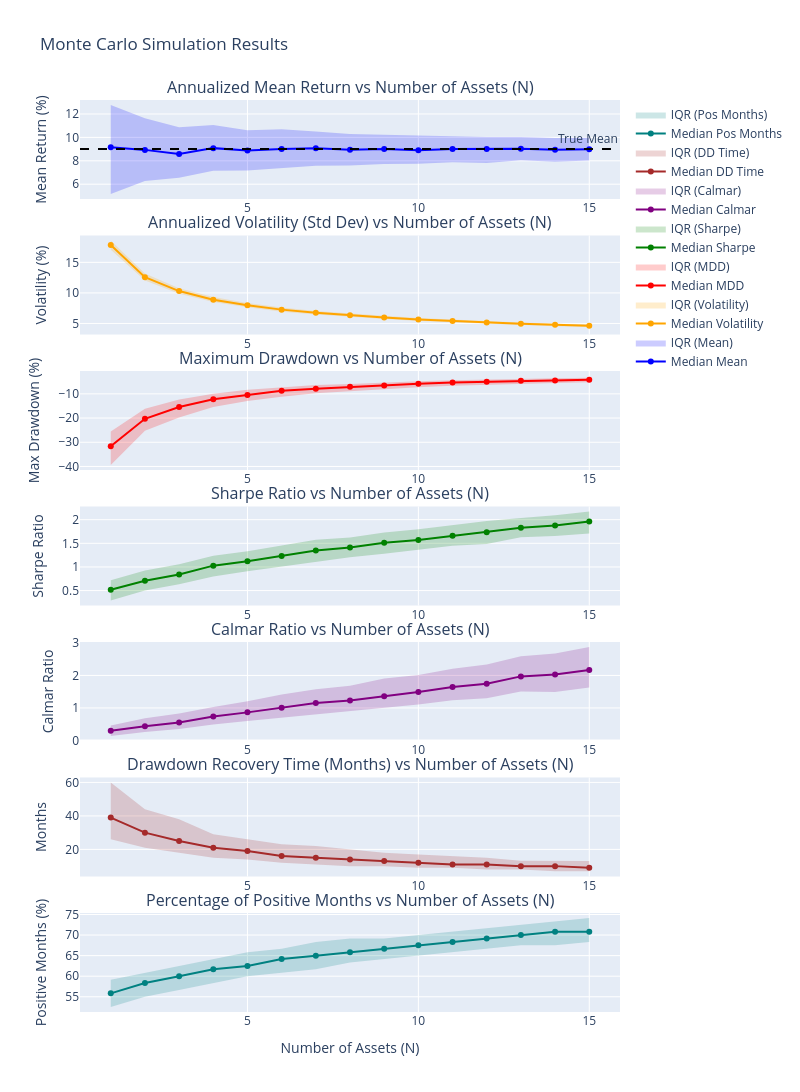

Write notebook code for a chart like this one.
### Code cell
# Create subplots
fig = make_subplots(rows=7, cols=1, 
                    subplot_titles=('Annualized Mean Return vs Number of Assets (N)',
                                    'Annualized Volatility (Std Dev) vs Number of Assets (N)',
                                    'Maximum Drawdown vs Number of Assets (N)',
                                    'Sharpe Ratio vs Number of Assets (N)',
                                    'Calmar Ratio vs Number of Assets (N)',
                                    'Drawdown Recovery Time (Months) vs Number of Assets (N)',
                                    'Percentage of Positive Months vs Number of Assets (N)'),
                    vertical_spacing=0.04)

# 1. Mean Return
fig.add_trace(go.Scatter(x=results['N'], y=results['mean_p50'], mode='lines+markers', name='Median Mean', line=dict(color='blue'), hovertemplate='N: %{x}<br>Mean: %{y:.4f}<extra></extra>'), row=1, col=1)
fig.add_trace(go.Scatter(x=results['N'], y=results['mean_p75'], mode='lines', line=dict(width=0), showlegend=False, hoverinfo='skip'), row=1, col=1)
fig.add_trace(go.Scatter(x=results['N'], y=results['mean_p25'], mode='lines', fill='tonexty', fillcolor='rgba(0,0,255,0.2)', line=dict(width=0), name='IQR (Mean)', hovertemplate='N: %{x}<br>25th-75th IQR<extra></extra>'), row=1, col=1)
fig.add_hline(y=annual_mean*100, line_dash="dash", line_color="black", annotation_text="True Mean", row=1, col=1)

# 2. Volatility
fig.add_trace(go.Scatter(x=results['N'], y=results['std_p50'], mode='lines+markers', name='Median Volatility', line=dict(color='orange'), hovertemplate='N: %{x}<br>Vol: %{y:.4f}<extra></extra>'), row=2, col=1)
fig.add_trace(go.Scatter(x=results['N'], y=results['std_p75'], mode='lines', line=dict(width=0), showlegend=False, hoverinfo='skip'), row=2, col=1)
fig.add_trace(go.Scatter(x=results['N'], y=results['std_p25'], mode='lines', fill='tonexty', fillcolor='rgba(255,165,0,0.2)', line=dict(width=0), name='IQR (Volatility)', hovertemplate='N: %{x}<br>25th-75th IQR<extra></extra>'), row=2, col=1)

# 3. Maximum Drawdown
fig.add_trace(go.Scatter(x=results['N'], y=results['mdd_p50'], mode='lines+markers', name='Median MDD', line=dict(color='red'), hovertemplate='N: %{x}<br>MDD: %{y:.4f}<extra></extra>'), row=3, col=1)
fig.add_trace(go.Scatter(x=results['N'], y=results['mdd_p75'], mode='lines', line=dict(width=0), showlegend=False, hoverinfo='skip'), row=3, col=1)
fig.add_trace(go.Scatter(x=results['N'], y=results['mdd_p25'], mode='lines', fill='tonexty', fillcolor='rgba(255,0,0,0.2)', line=dict(width=0), name='IQR (MDD)', hovertemplate='N: %{x}<br>25th-75th IQR<extra></extra>'), row=3, col=1)

# 4. Sharpe Ratio
fig.add_trace(go.Scatter(x=results['N'], y=results['sharpe_p50'], mode='lines+markers', name='Median Sharpe', line=dict(color='green'), hovertemplate='N: %{x}<br>Sharpe: %{y:.4f}<extra></extra>'), row=4, col=1)
fig.add_trace(go.Scatter(x=results['N'], y=results['sharpe_p75'], mode='lines', line=dict(width=0), showlegend=False, hoverinfo='skip'), row=4, col=1)
fig.add_trace(go.Scatter(x=results['N'], y=results['sharpe_p25'], mode='lines', fill='tonexty', fillcolor='rgba(0,128,0,0.2)', line=dict(width=0), name='IQR (Sharpe)', hovertemplate='N: %{x}<br>25th-75th IQR<extra></extra>'), row=4, col=1)

# 5. Calmar Ratio
fig.add_trace(go.Scatter(x=results['N'], y=results['calmar_p50'], mode='lines+markers', name='Median Calmar', line=dict(color='purple'), hovertemplate='N: %{x}<br>Calmar: %{y:.4f}<extra></extra>'), row=5, col=1)
fig.add_trace(go.Scatter(x=results['N'], y=results['calmar_p75'], mode='lines', line=dict(width=0), showlegend=False, hoverinfo='skip'), row=5, col=1)
fig.add_trace(go.Scatter(x=results['N'], y=results['calmar_p25'], mode='lines', fill='tonexty', fillcolor='rgba(128,0,128,0.2)', line=dict(width=0), name='IQR (Calmar)', hovertemplate='N: %{x}<br>25th-75th IQR<extra></extra>'), row=5, col=1)

# 6. Drawdown Recovery Time
fig.add_trace(go.Scatter(x=results['N'], y=results['dd_time_p50'], mode='lines+markers', name='Median DD Time', line=dict(color='brown'), hovertemplate='N: %{x}<br>DD Time: %{y:.4f}<extra></extra>'), row=6, col=1)
fig.add_trace(go.Scatter(x=results['N'], y=results['dd_time_p75'], mode='lines', line=dict(width=0), showlegend=False, hoverinfo='skip'), row=6, col=1)
fig.add_trace(go.Scatter(x=results['N'], y=results['dd_time_p25'], mode='lines', fill='tonexty', fillcolor='rgba(165,42,42,0.2)', line=dict(width=0), name='IQR (DD Time)', hovertemplate='N: %{x}<br>25th-75th IQR<extra></extra>'), row=6, col=1)


# 7. Percentage of Positive Months
fig.add_trace(go.Scatter(x=results['N'], y=results['pos_months_p50'], mode='lines+markers', name='Median Pos Months', line=dict(color='teal'), hovertemplate='N: %{x}<br>Pos Months: %{y:.2f}%<extra></extra>'), row=7, col=1)
fig.add_trace(go.Scatter(x=results['N'], y=results['pos_months_p75'], mode='lines', line=dict(width=0), showlegend=False, hoverinfo='skip'), row=7, col=1)
fig.add_trace(go.Scatter(x=results['N'], y=results['pos_months_p25'], mode='lines', fill='tonexty', fillcolor='rgba(0,128,128,0.2)', line=dict(width=0), name='IQR (Pos Months)', hovertemplate='N: %{x}<br>25th-75th IQR<extra></extra>'), row=7, col=1)

# Update layout
fig.update_layout(height=2300, width=800, title_text="Monte Carlo Simulation Results", showlegend=True, hovermode='x unified')
fig.update_xaxes(title_text="Number of Assets (N)", row=7, col=1)

# Set common labels
fig.update_yaxes(title_text="Mean Return (%)", row=1, col=1)
fig.update_yaxes(title_text="Volatility (%)", row=2, col=1)
fig.update_yaxes(title_text="Max Drawdown (%)", row=3, col=1)
fig.update_yaxes(title_text="Sharpe Ratio", row=4, col=1)
fig.update_yaxes(title_text="Calmar Ratio", row=5, col=1)
fig.update_yaxes(title_text="Months", row=6, col=1)
fig.update_yaxes(title_text="Positive Months (%)", row=7, col=1)

fig.show()

# Add standard matplotlib plots for Sharpe and Calmar Ratios
plt.figure(figsize=(14, 5))

# Sharpe Ratio Plot
plt.subplot(1, 2, 1)
plt.plot(results['N'], results['sharpe_p50'], 'g-o', label='Median Sharpe')
plt.fill_between(results['N'], results['sharpe_p25'], results['sharpe_p75'], color='green', alpha=0.2, label='IQR')
plt.title('Sharpe Ratio vs Number of Assets (N)')
plt.xlabel('Number of Assets (N)')
plt.ylabel('Sharpe Ratio')
plt.legend()
plt.grid(True, linestyle='--', alpha=0.7)

# Calmar Ratio Plot
plt.subplot(1, 2, 2)
plt.plot(results['N'], results['calmar_p50'], 'm-o', label='Median Calmar')
plt.fill_between(results['N'], results['calmar_p25'], results['calmar_p75'], color='purple', alpha=0.2, label='IQR')
plt.title('Calmar Ratio vs Number of Assets (N)')
plt.xlabel('Number of Assets (N)')
plt.ylabel('Calmar Ratio')
plt.legend()
plt.grid(True, linestyle='--', alpha=0.7)

plt.tight_layout()
plt.show()

### Figure 1 — Plotly figure (JSON) as saved in the notebook; plotly's stock layout.template omitted (floating-point values rounded to 4 significant figures)
{"data": [{"hovertemplate": "N: %{x}<br>Mean: %{y:.4f}<extra></extra>", "line": {"color": "blue"}, "mode": "lines+markers", "name": "Median Mean", "type": "scatter", "x": [1, 2, 3, 4, 5, 6, 7, 8, 9, 10, 11, 12, 13, 14, 15], "xaxis": "x", "y": [9.167, 8.932, 8.585, 9.082, 8.874, 9.017, 9.064, 8.95, 9.016, 8.894, 9.002, 9.011, 9.02, 8.934, 8.995], "yaxis": "y"}, {"hoverinfo": "skip", "line": {"width": 0}, "mode": "lines", "showlegend": false, "type": "scatter", "x": [1, 2, 3, 4, 5, 6, 7, 8, 9, 10, 11, 12, 13, 14, 15], "xaxis": "x", "y": [12.77, 11.64, 10.88, 11.05, 10.61, 10.7, 10.49, 10.29, 10.22, 10.16, 10.11, 10.02, 10.03, 9.94, 9.97], "yaxis": "y"}, {"fill": "tonexty", "fillcolor": "rgba(0,0,255,0.2)", "hovertemplate": "N: %{x}<br>25th-75th IQR<extra></extra>", "line": {"width": 0}, "mode": "lines", "name": "IQR (Mean)", "type": "scatter", "x": [1, 2, 3, 4, 5, 6, 7, 8, 9, 10, 11, 12, 13, 14, 15], "xaxis": "x", "y": [5.155, 6.266, 6.55, 7.159, 7.174, 7.36, 7.579, 7.604, 7.719, 7.756, 7.884, 7.816, 8.049, 7.909, 8.022], "yaxis": "y"}, {"hovertemplate": "N: %{x}<br>Vol: %{y:.4f}<extra></extra>", "line": {"color": "orange"}, "mode": "lines+markers", "name": "Median Volatility", "type": "scatter", "x": [1, 2, 3, 4, 5, 6, 7, 8, 9, 10, 11, 12, 13, 14, 15], "xaxis": "x2", "y": [17.83, 12.57, 10.3, 8.884, 7.985, 7.264, 6.769, 6.341, 5.977, 5.664, 5.395, 5.163, 4.952, 4.775, 4.616], "yaxis": "y2"}, {"hoverinfo": "skip", "line": {"width": 0}, "mode": "lines", "showlegend": false, "type": "scatter", "x": [1, 2, 3, 4, 5, 6, 7, 8, 9, 10, 11, 12, 13, 14, 15], "xaxis": "x2", "y": [18.58, 13.17, 10.76, 9.312, 8.339, 7.616, 7.059, 6.618, 6.243, 5.904, 5.622, 5.388, 5.164, 4.971, 4.819], "yaxis": "y2"}, {"fill": "tonexty", "fillcolor": "rgba(255,165,0,0.2)", "hovertemplate": "N: %{x}<br>25th-75th IQR<extra></extra>", "line": {"width": 0}, "mode": "lines", "name": "IQR (Volatility)", "type": "scatter", "x": [1, 2, 3, 4, 5, 6, 7, 8, 9, 10, 11, 12, 13, 14, 15], "xaxis": "x2", "y": [17.07, 12.03, 9.857, 8.498, 7.638, 6.932, 6.458, 6.052, 5.714, 5.4, 5.172, 4.928, 4.761, 4.564, 4.416], "yaxis": "y2"}, {"hovertemplate": "N: %{x}<br>MDD: %{y:.4f}<extra></extra>", "line": {"color": "red"}, "mode": "lines+markers", "name": "Median MDD", "type": "scatter", "x": [1, 2, 3, 4, 5, 6, 7, 8, 9, 10, 11, 12, 13, 14, 15], "xaxis": "x3", "y": [-31.64, -20.32, -15.44, -12.2, -10.5, -8.734, -7.843, -7.085, -6.537, -5.856, -5.35, -5.007, -4.595, -4.427, -4.143], "yaxis": "y3"}, {"hoverinfo": "skip", "line": {"width": 0}, "mode": "lines", "showlegend": false, "type": "scatter", "x": [1, 2, 3, 4, 5, 6, 7, 8, 9, 10, 11, 12, 13, 14, 15], "xaxis": "x3", "y": [-25.51, -16.14, -12.34, -9.958, -8.292, -7.184, -6.336, -5.888, -5.226, -4.748, -4.419, -4.063, -3.75, -3.563, -3.334], "yaxis": "y3"}, {"fill": "tonexty", "fillcolor": "rgba(255,0,0,0.2)", "hovertemplate": "N: %{x}<br>25th-75th IQR<extra></extra>", "line": {"width": 0}, "mode": "lines", "name": "IQR (MDD)", "type": "scatter", "x": [1, 2, 3, 4, 5, 6, 7, 8, 9, 10, 11, 12, 13, 14, 15], "xaxis": "x3", "y": [-39.42, -25.27, -19.82, -15.47, -12.97, -11.14, -9.797, -8.91, -8.001, -7.267, -6.635, -6.243, -5.626, -5.483, -5.176], "yaxis": "y3"}, {"hovertemplate": "N: %{x}<br>Sharpe: %{y:.4f}<extra></extra>", "line": {"color": "green"}, "mode": "lines+markers", "name": "Median Sharpe", "type": "scatter", "x": [1, 2, 3, 4, 5, 6, 7, 8, 9, 10, 11, 12, 13, 14, 15], "xaxis": "x4", "y": [0.5172, 0.707, 0.8387, 1.028, 1.122, 1.23, 1.346, 1.41, 1.514, 1.571, 1.658, 1.735, 1.828, 1.875, 1.964], "yaxis": "y4"}, {"hoverinfo": "skip", "line": {"width": 0}, "mode": "lines", "showlegend": false, "type": "scatter", "x": [1, 2, 3, 4, 5, 6, 7, 8, 9, 10, 11, 12, 13, 14, 15], "xaxis": "x4", "y": [0.7167, 0.9237, 1.055, 1.235, 1.33, 1.46, 1.576, 1.622, 1.73, 1.798, 1.89, 1.972, 2.036, 2.092, 2.174], "yaxis": "y4"}, {"fill": "tonexty", "fillcolor": "rgba(0,128,0,0.2)", "hovertemplate": "N: %{x}<br>25th-75th IQR<extra></extra>", "line": {"width": 0}, "mode": "lines", "name": "IQR (Sharpe)", "type": "scatter", "x": [1, 2, 3, 4, 5, 6, 7, 8, 9, 10, 11, 12, 13, 14, 15], "xaxis": "x4", "y": [0.2891, 0.5036, 0.6359, 0.8, 0.9089, 1.007, 1.108, 1.203, 1.28, 1.371, 1.449, 1.488, 1.627, 1.657, 1.707], "yaxis": "y4"}, {"hovertemplate": "N: %{x}<br>Calmar: %{y:.4f}<extra></extra>", "line": {"color": "purple"}, "mode": "lines+markers", "name": "Median Calmar", "type": "scatter", "x": [1, 2, 3, 4, 5, 6, 7, 8, 9, 10, 11, 12, 13, 14, 15], "xaxis": "x5", "y": [0.298, 0.439, 0.5504, 0.7355, 0.8647, 1.008, 1.149, 1.227, 1.357, 1.492, 1.642, 1.747, 1.971, 2.028, 2.166], "yaxis": "y5"}, {"hoverinfo": "skip", "line": {"width": 0}, "mode": "lines", "showlegend": false, "type": "scatter", "x": [1, 2, 3, 4, 5, 6, 7, 8, 9, 10, 11, 12, 13, 14, 15], "xaxis": "x5", "y": [0.4627, 0.6806, 0.8273, 1.033, 1.205, 1.416, 1.576, 1.685, 1.907, 2.015, 2.208, 2.337, 2.592, 2.675, 2.876], "yaxis": "y5"}, {"fill": "tonexty", "fillcolor": "rgba(128,0,128,0.2)", "hovertemplate": "N: %{x}<br>25th-75th IQR<extra></extra>", "line": {"width": 0}, "mode": "lines", "name": "IQR (Calmar)", "type": "scatter", "x": [1, 2, 3, 4, 5, 6, 7, 8, 9, 10, 11, 12, 13, 14, 15], "xaxis": "x5", "y": [0.1363, 0.2608, 0.3548, 0.4937, 0.599, 0.7024, 0.7985, 0.8987, 1.01, 1.11, 1.24, 1.3, 1.504, 1.489, 1.627], "yaxis": "y5"}, {"hovertemplate": "N: %{x}<br>DD Time: %{y:.4f}<extra></extra>", "line": {"color": "brown"}, "mode": "lines+markers", "name": "Median DD Time", "type": "scatter", "x": [1, 2, 3, 4, 5, 6, 7, 8, 9, 10, 11, 12, 13, 14, 15], "xaxis": "x6", "y": [39, 30, 25, 21, 19, 16, 15, 14, 13, 12, 11, 11, 10, 10, 9], "yaxis": "y6"}, {"hoverinfo": "skip", "line": {"width": 0}, "mode": "lines", "showlegend": false, "type": "scatter", "x": [1, 2, 3, 4, 5, 6, 7, 8, 9, 10, 11, 12, 13, 14, 15], "xaxis": "x6", "y": [60, 44, 38, 29, 26, 23, 22, 20, 18, 17, 16, 15, 13.25, 13, 13], "yaxis": "y6"}, {"fill": "tonexty", "fillcolor": "rgba(165,42,42,0.2)", "hovertemplate": "N: %{x}<br>25th-75th IQR<extra></extra>", "line": {"width": 0}, "mode": "lines", "name": "IQR (DD Time)", "type": "scatter", "x": [1, 2, 3, 4, 5, 6, 7, 8, 9, 10, 11, 12, 13, 14, 15], "xaxis": "x6", "y": [26, 21, 18, 15, 14, 12, 11, 10, 10, 9, 9, 8, 8, 7, 7], "yaxis": "y6"}, {"hovertemplate": "N: %{x}<br>Pos Months: %{y:.2f}%<extra></extra>", "line": {"color": "teal"}, "mode": "lines+markers", "name": "Median Pos Months", "type": "scatter", "x": [1, 2, 3, 4, 5, 6, 7, 8, 9, 10, 11, 12, 13, 14, 15], "xaxis": "x7", "y": [55.83, 58.33, 60, 61.67, 62.5, 64.17, 65, 65.83, 66.67, 67.5, 68.33, 69.17, 70, 70.83, 70.83], "yaxis": "y7"}, {"hoverinfo": "skip", "line": {"width": 0}, "mode": "lines", "showlegend": false, "type": "scatter", "x": [1, 2, 3, 4, 5, 6, 7, 8, 9, 10, 11, 12, 13, 14, 15], "xaxis": "x7", "y": [59.17, 60.83, 62.5, 64.17, 65.83, 66.67, 68.33, 69.17, 69.17, 70, 70.83, 71.67, 72.5, 73.33, 74.17], "yaxis": "y7"}, {"fill": "tonexty", "fillcolor": "rgba(0,128,128,0.2)", "hovertemplate": "N: %{x}<br>25th-75th IQR<extra></extra>", "line": {"width": 0}, "mode": "lines", "name": "IQR (Pos Months)", "type": "scatter", "x": [1, 2, 3, 4, 5, 6, 7, 8, 9, 10, 11, 12, 13, 14, 15], "xaxis": "x7", "y": [52.5, 55.0, 56.67, 58.33, 60, 60.83, 61.67, 63.33, 64.17, 65, 65.83, 66.67, 67.5, 67.5, 68.33], "yaxis": "y7"}], "layout": {"annotations": [{"font": {"size": 16}, "showarrow": false, "text": "Annualized Mean Return vs Number of Assets (N)", "x": 0.5, "xanchor": "center", "xref": "paper", "y": 1, "yanchor": "bottom", "yref": "paper"}, {"font": {"size": 16}, "showarrow": false, "text": "Annualized Volatility (Std Dev) vs Number of Assets (N)", "x": 0.5, "xanchor": "center", "xref": "paper", "y": 0.8514, "yanchor": "bottom", "yref": "paper"}, {"font": {"size": 16}, "showarrow": false, "text": "Maximum Drawdown vs Number of Assets (N)", "x": 0.5, "xanchor": "center", "xref": "paper", "y": 0.7029, "yanchor": "bottom", "yref": "paper"}, {"font": {"size": 16}, "showarrow": false, "text": "Sharpe Ratio vs Number of Assets (N)", "x": 0.5, "xanchor": "center", "xref": "paper", "y": 0.5543, "yanchor": "bottom", "yref": "paper"}, {"font": {"size": 16}, "showarrow": false, "text": "Calmar Ratio vs Number of Assets (N)", "x": 0.5, "xanchor": "center", "xref": "paper", "y": 0.4057, "yanchor": "bottom", "yref": "paper"}, {"font": {"size": 16}, "showarrow": false, "text": "Drawdown Recovery Time (Months) vs Number of Assets (N)", "x": 0.5, "xanchor": "center", "xref": "paper", "y": 0.2571, "yanchor": "bottom", "yref": "paper"}, {"font": {"size": 16}, "showarrow": false, "text": "Percentage of Positive Months vs Number of Assets (N)", "x": 0.5, "xanchor": "center", "xref": "paper", "y": 0.1086, "yanchor": "bottom", "yref": "paper"}, {"showarrow": false, "text": "True Mean", "x": 1, "xanchor": "right", "xref": "x domain", "y": 9, "yanchor": "bottom", "yref": "y"}], "height": 2300, "hovermode": "x unified", "shapes": [{"line": {"color": "black", "dash": "dash"}, "type": "line", "x0": 0, "x1": 1, "xref": "x domain", "y0": 9, "y1": 9, "yref": "y"}], "showlegend": true, "title": {"text": "Monte Carlo Simulation Results"}, "width": 800, "xaxis": {"anchor": "y", "domain": [0, 1]}, "xaxis2": {"anchor": "y2", "domain": [0, 1]}, "xaxis3": {"anchor": "y3", "domain": [0, 1]}, "xaxis4": {"anchor": "y4", "domain": [0, 1]}, "xaxis5": {"anchor": "y5", "domain": [0, 1]}, "xaxis6": {"anchor": "y6", "domain": [0, 1]}, "xaxis7": {"anchor": "y7", "domain": [0, 1], "title": {"text": "Number of Assets (N)"}}, "yaxis": {"anchor": "x", "domain": [0.8914, 1], "title": {"text": "Mean Return (%)"}}, "yaxis2": {"anchor": "x2", "domain": [0.7429, 0.8514], "title": {"text": "Volatility (%)"}}, "yaxis3": {"anchor": "x3", "domain": [0.5943, 0.7029], "title": {"text": "Max Drawdown (%)"}}, "yaxis4": {"anchor": "x4", "domain": [0.4457, 0.5543], "title": {"text": "Sharpe Ratio"}}, "yaxis5": {"anchor": "x5", "domain": [0.2971, 0.4057], "title": {"text": "Calmar Ratio"}}, "yaxis6": {"anchor": "x6", "domain": [0.1486, 0.2571], "title": {"text": "Months"}}, "yaxis7": {"anchor": "x7", "domain": [0, 0.1086], "title": {"text": "Positive Months (%)"}}}}
